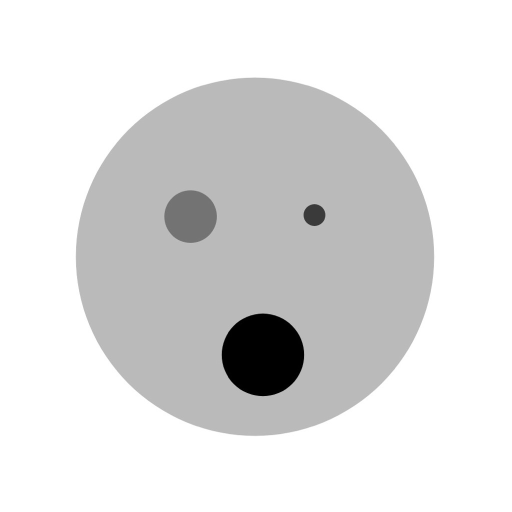
#> input picture data/OOoo.JPG, 1024 x 1024 px, found by its file name (shown at 1/2 size)
$ jupyter execute Image_reconstruct_using_FBP.ipynb   (older library calls are emulated)
#> lines starting #> are read from the running program, lines starting #| are printed output that depends on the picture
<a href="https://colab.research.google.com/github/appleBattery/Image-Reconstruction-using-FBP/blob/main/Image_reconstruct_using_FBP.ipynb" target="_parent"></a>

### Imports and dependencies

[cell 1]
from google.colab import drive
drive.mount('/content/drive')

[cell 2]
import numpy as np
from math import ceil
import matplotlib.pyplot as plt
from skimage import io # scikit image has important image processing tools
from skimage.util import img_as_ubyte, invert
from skimage.transform import rotate, rescale

### All the required Methods

[cell 3]
def project_1D(im):
  'This method returns the average intensities of all the columns of any 2d image (im)'
  p = np.sum(im,axis=0)
  n = im.shape[0]
  p = p/n
  return p

def get_sinogram(IM,n_theta=90,delta_r=1):
  '''This method returns the required sinogram from any 2d image
  with user-defined coarseness of distance co-ordinate (delta_r) and
  the total number of angles (n_theta) to consider for profile capture
  from 0 to 180 degrees.'''

  theta = np.linspace(0.,180.,n_theta)
  n_r = ceil(IM.shape[1]/delta_r)
  sinogram = np.zeros((n_theta,n_r))
  for i in range(n_theta):
    img = rotate(IM, theta[i],preserve_range=True)
    tmp = project_1D(img)
    sinogram[i,:] = tmp[::delta_r]
  return sinogram

def get_backprojection(sino):
  '''This method returns the backprojected image reconstructed
  from the input sinogram (sino)'''

  IM_out = np.zeros((sino.shape[1],sino.shape[1]))
  n_theta = sino.shape[0]
  theta = np.linspace(0.,180.,n_theta)

  for i in range(n_theta):
    tmp = np.zeros((sino.shape[1],sino.shape[1])) + sino[i,:]
    IM_out = IM_out + rotate(tmp, -theta[i],preserve_range=True)

  return IM_out

def apply_dft(profile):
  '''Returns the 1D direct fourier transform of the input profile
  and also the frequency co-ordinates of the fourier transform'''

  N = len(profile)
  k = np.fft.rfftfreq(N)

  out = np.fft.rfft(profile)
  return (out,k)

def apply_filter(fft_profile,k,filter_name = 'ramp',cutoff_factor = 1):
  '''Returns the 1D filtered profile of the input fourier transformed profile
  by applying either ramp or shepp-logan filter on the profile.

  k = frequency coordinates of the input fourier transformed profile
  cutoff_factor = value between 0 to 1.

  A cutoff can be applied on the maximum value of the frequency coordinates'''

  k_cutoff = cutoff_factor*abs(np.amax(k))
  k[k>k_cutoff] = 0

  if filter_name =='ramp':
    filtered_profile = np.absolute(k)*fft_profile

  if filter_name =='shepp-logan':
    filtered_profile = (2*k_cutoff)/(np.pi) * np.sin((np.absolute(k)*np.pi)/(2*k_cutoff)) * fft_profile

  return filtered_profile

def apply_idft(profile):
  filtered_profile = np.real(np.fft.irfft(profile))

  return filtered_profile

def get_filtered_sinogram(sino,filter_name = 'ramp',cutoff_factor = 1):
  '''Returns the final reconstructed image by first applying fourier
  transform on the input sinogram, filtering it and taking inverse fourier
  of the sinogram. Then, backprojection is applied on the filtered sinogram
  to obtain the final reconstructed image.'''

  filtered_sino = np.zeros(sino.shape); N = sino.shape[1]
  tmp = np.zeros((1,N))
  if (N%2)==0:  # Quirk of fft method; odd and even profiles gives ifft profile of different lengths
    for i in range(sino.shape[0]):
      tmp, k = apply_dft(sino[i,:])
      tmp = apply_filter(tmp,k,filter_name,cutoff_factor)
      filtered_sino[i,:] = apply_idft(tmp)
  else:
    for i in range(sino.shape[0]):
      tmp, k = apply_dft(sino[i,:])
      tmp = apply_filter(tmp,k,filter_name,cutoff_factor)
      filtered_sino[i,:-1] = apply_idft(tmp)

  return filtered_sino

### main.py

[cell 4]
data_path = '/content/drive/My Drive/Image reconstruction using FBP/Code/data/'
img_name = 'OOoo.JPG'
image = invert(io.imread((data_path + img_name),True))
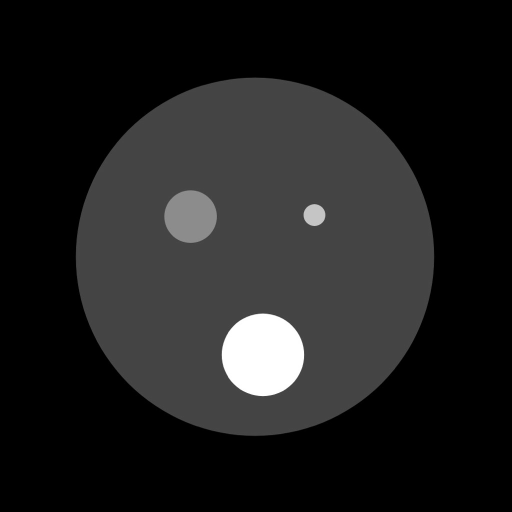
#> image: shape (1024, 1024) float64 (shown at 1/2 size); min 0, max 1, mean 0.122
image = img_as_ubyte(rescale(image, scale=0.25, mode='reflect', multichannel=False))
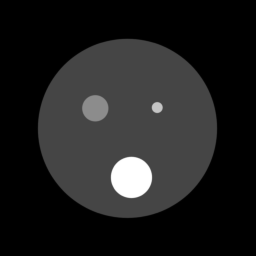
#> image: shape (256, 256); min 0, max 255, mean 31.1

[cell 5]
n_theta = 256; delta_r = 1; filter = 'ramp'; cutoff = 0.4
sinogram = get_sinogram(image,n_theta,delta_r)
#> after the loop in get_sinogram, `for i in range(n_theta):`:
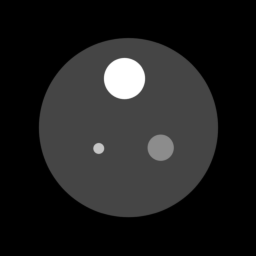
#> img: shape (256, 256) float64; min 0, max 255, mean 31.1
#> after the loop in get_sinogram, `for i in range(n_theta):`:
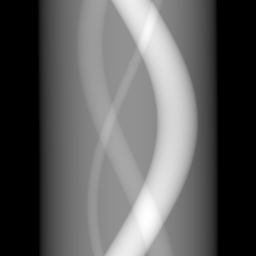
#> sinogram: shape (256, 256) float64; min 0, max 84.43, mean 31.1; drawn with min black and max white
filtered_sinogram = get_filtered_sinogram(sinogram,filter_name = filter,cutoff_factor = cutoff)
#> after the loop in get_filtered_sinogram, `for i in range(sino.shape[0]):`:
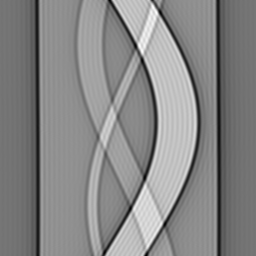
#> filtered_sino: shape (256, 256) float64; min -0.664, max 0.588, mean -3.9e-20; drawn with min black and max white
out = get_backprojection(filtered_sinogram)
#> the loop in get_backprojection, `for i in range(n_theta):` made 256 passes
#> pass 1, in get_backprojection, `tmp = np.zeros((sino.shape[1],sino.shape[1])) + sino[i,:]`:
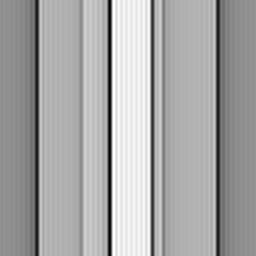
#> tmp: shape (256, 256) float64; min -0.664, max 0.348, mean 3.04e-18; drawn with min black and max white
#> pass 2, in get_backprojection, `IM_out = IM_out + rotate(tmp, -theta[i],preserve_range=True)`:
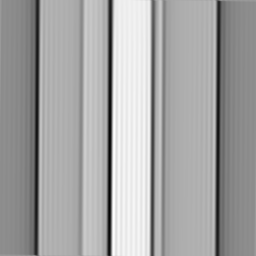
#> IM_out: shape (256, 256) float64; min -1.26, max 0.692, mean 0.000433; drawn with min black and max white
#> pass 3, in get_backprojection, `tmp = np.zeros((sino.shape[1],sino.shape[1])) + sino[i,:]`:
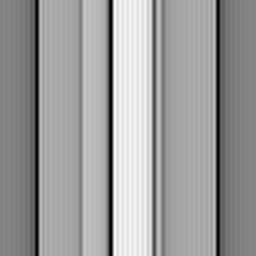
#> tmp: shape (256, 256) float64; min -0.567, max 0.356, mean 2.6e-18; drawn with min black and max white
#> after the loop in get_backprojection, `for i in range(n_theta):`:
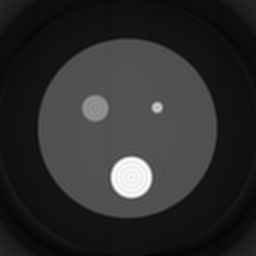
#> IM_out: shape (256, 256) float64; min -14.08, max 79.67, mean 2.9; drawn with min black and max white
#> after the loop in get_backprojection, `for i in range(n_theta):`:
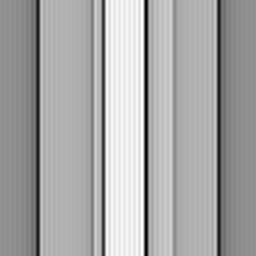
#> tmp: shape (256, 256) float64; min -0.664, max 0.348, mean 2.6e-18; drawn with min black and max white
